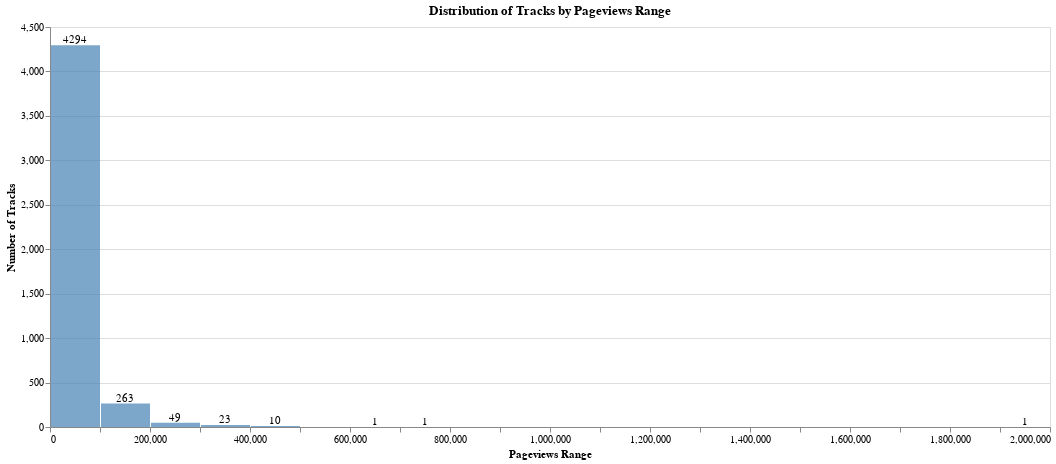

This figure's notebook cell:
### Markdown cell above
converted stats_pageviews to Int64 (nullable integer, NaN shown as <NA>), since the values in the column are without a decimal point.

### Code cell
invalid_pageviews = df[(df['stats_pageviews'] < 0)]
if len(invalid_pageviews) > 0:
    print(f"{len(invalid_pageviews)} rows with invalid pageviews (negative values):")
    display(invalid_pageviews[['id', 'title', 'name_artist', 'stats_pageviews']].head(10))

chart_data = df[['stats_pageviews']].dropna().copy()
chart_data['stats_pageviews'] = pd.to_numeric(chart_data['stats_pageviews']) #float is safer for Altair

base = alt.Chart(chart_data).encode(
    x=alt.X('stats_pageviews', bin=alt.Bin(maxbins=30), title='Pageviews Range'),
    y=alt.Y('count()', title='Number of Tracks')
).properties(
    title='Distribution of Tracks by Pageviews Range',
    width=1000,
    height=400
)

bars = base.mark_bar(color='steelblue', opacity=0.7)
# text labels on top of the bars
text = base.mark_text(
    dy=-5,
    color='black'
).encode(
    text=alt.Text('count()')
)

chart = (bars + text).interactive()

display(chart)

### Figure 1 — Vega-Lite specification as saved in the notebook (floating-point values rounded to 4 significant figures; data arrays with more than 128 entries replaced by an {"elided": "..."} marker saying what was removed)
{"config": {"view": {"continuousWidth": 300, "continuousHeight": 300}}, "layer": [{"mark": {"type": "bar", "color": "steelblue", "opacity": 0.7}, "encoding": {"x": {"bin": {"maxbins": 30}, "field": "stats_pageviews", "title": "Pageviews Range", "type": "quantitative"}, "y": {"aggregate": "count", "title": "Number of Tracks", "type": "quantitative"}}, "name": "view_1", "title": "Distribution of Tracks by Pageviews Range"}, {"mark": {"type": "text", "color": "black", "dy": -5}, "encoding": {"text": {"aggregate": "count", "type": "quantitative"}, "x": {"bin": {"maxbins": 30}, "field": "stats_pageviews", "title": "Pageviews Range", "type": "quantitative"}, "y": {"aggregate": "count", "title": "Number of Tracks", "type": "quantitative"}}, "title": "Distribution of Tracks by Pageviews Range"}], "data": {"name": "data-0b2fc4621056cd487ef6911438717670"}, "height": 400, "params": [{"name": "param_1", "select": {"type": "interval", "encodings": ["x", "y"]}, "bind": "scales", "views": ["view_1"]}], "width": 1000, "$schema": "https://vega.github.io/schema/vega-lite/v5.20.1.json", "datasets": {"data-0b2fc4621056cd487ef6911438717670": {"elided": "4642 records"}}}
